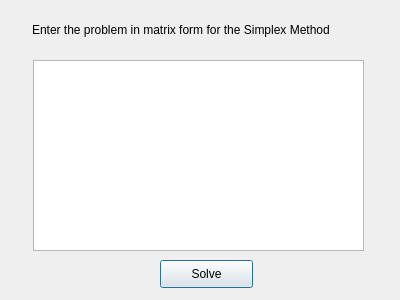
<?xml version="1.0" encoding="UTF-8"?>
<ui version="4.0">
 <class>SimplexProblem</class>
 <widget class="QDialog" name="SimplexProblem">
  <property name="geometry">
   <rect>
    <x>0</x>
    <y>0</y>
    <width>400</width>
    <height>300</height>
   </rect>
  </property>
  <property name="windowTitle">
   <string>Simplex Method</string>
  </property>
  <widget class="QLabel" name="label">
   <property name="geometry">
    <rect>
     <x>32</x>
     <y>20</y>
     <width>331</width>
     <height>20</height>
    </rect>
   </property>
   <property name="text">
    <string>Enter the problem in matrix form for the Simplex Method</string>
   </property>
  </widget>
  <widget class="QPushButton" name="SimplexSolveButton">
   <property name="geometry">
    <rect>
     <x>160</x>
     <y>260</y>
     <width>93</width>
     <height>28</height>
    </rect>
   </property>
   <property name="text">
    <string>Solve</string>
   </property>
  </widget>
  <widget class="QTextEdit" name="textEdit">
   <property name="geometry">
    <rect>
     <x>33</x>
     <y>60</y>
     <width>331</width>
     <height>191</height>
    </rect>
   </property>
  </widget>
 </widget>
 <resources/>
 <connections/>
</ui>
